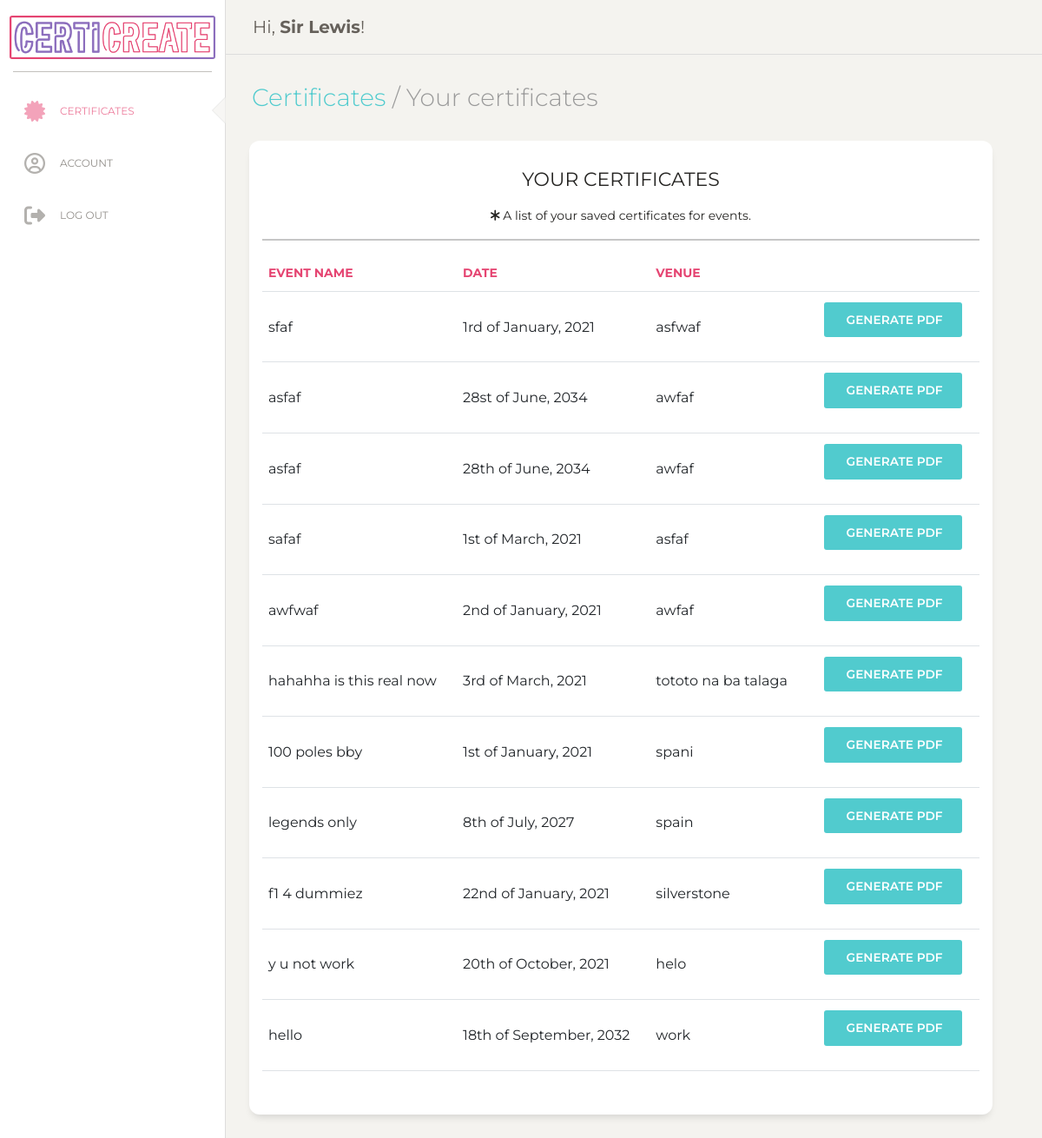
The app's page /viewcerts.php (signed in) with its own data.
### tables this page shows
CREATE TABLE `organizers` (
  `id` int(11) NOT NULL,
  `fname` varchar(255) NOT NULL,
  `lname` varchar(255) NOT NULL,
  `email` varchar(255) NOT NULL,
  `password` varchar(255) NOT NULL
);

CREATE TABLE `certificates` (
  `certid` int(11) NOT NULL,
  `eventname` varchar(255) NOT NULL,
  `eventdate` varchar(255) NOT NULL,
  `orgid` int(11) DEFAULT NULL,
  `venue` varchar(255) DEFAULT NULL,
  `organizer1` varchar(255) DEFAULT NULL,
  `organizer2` varchar(255) DEFAULT NULL,
  `organizer3` varchar(255) DEFAULT NULL,
  `signatory1` varchar(255) NOT NULL
);

### db/dbFunction.php (called while the page is built, shortened)
<?php
    class dbFunction {
    public $conn;
    function __construct($db){
        $this->conn = $db;
    }
        public function details($sql){
            $stmt = $this->conn->prepare($sql);
            $stmt->execute();
            $row = $stmt->fetch(PDO::FETCH_ASSOC);
            return $row;
        }
        function viewCerts($id){
            $sql = "SELECT * FROM certificates WHERE orgid = '".$id."'";
            $stmt = $this->conn->prepare($sql);
            $stmt->execute();
            return $stmt;
        }
    }
?>

### viewcerts.php (the view, shortened to what this page needs)
<?php
include ('db/dbcon.php');
include_once('db/dbFunction.php');
$database = new Database();
$db = $database->getConnection();
$funObj = new dbFunction($db);
$sql = "SELECT * FROM organizers WHERE id = '".$_SESSION['user']."'";
$row = $funObj->details($sql);
?>
<html lang="en">
<head>
<link href="https://cdn.jsdelivr.net/npm/bootstrap@5.0.0-beta3/dist/css/bootstrap.min.css" rel="stylesheet">
  <link href="https://maxcdn.bootstrapcdn.com/font-awesome/latest/css/font-awesome.min.css" rel="stylesheet">
  <link href="./assets/css/style.css" rel="stylesheet" />
  <link href="./assets/css/bootstrap.min.css" rel="stylesheet" />
  <link href="./assets/css/paper-dashboard.css?v=2.0.1" rel="stylesheet" />
  <link href="./assets/demo/demo.css" rel="stylesheet" />
</head>
<body class="bgbody">
  <div class="wrapper ">
    <div class="sidebar" data-color="white">
      <div class="logo">
        <a href="/" class="simple-text logo-normal">
          <div>
            <img src="../ojt/assets/img/logo.png">
          </div>
        </a>
      </div>
      <div class="sidebar-wrapper">
        <ul class="nav">
          <li class="active">
            <a href="../ojt/certs.php">
              <i class="fas fa-certificate"></i>
              <p>Certificates</p>
            </a>
          </li>
          <li>
            <a href="../ojt/account.php">
              <i class="far fa-user-circle"></i>
              <p>Account</p>
            </a>
          </li>
          <li>
            <a href="logout.php">
          <i class="fas fa-sign-out-alt"></i>
              <p>Log out</p>
            </a>
          </li>
        </ul>
      </div>
    </div>
    <div class="main-panel" style="height: 100vh;">
      <nav class="navbar navbar-expand-lg navbar-absolute fixed-top navbar-transparent">
        <div class="container-fluid">
          <div class="navbar-wrapper">
            <a class="navbar-brand" href="javascript:;">Hi, <b><?php echo $row['fname']; ?></b>!</a>
          </div>
        </div>
      </nav>
      <div class="content">
        <div class="row">
          <div class="col-md-12">
            <h3 class="description"><a href="../ojt/certs.php" title="Click to go back to account overview.">Certificates</a> / Your certificates</h3>
          </div>
          <div class="row">
            <div class="col-md-12">
              <div class="card text-center">
                <div class="card-header">
                </div>
                <div class="card-body">
                 <div id="certlist" style="display: block;" class="answer_list" >
                  <h5>YOUR CERTIFICATES</h5>
                  <p>
                    <i class="fas fa-asterisk"></i> A list of your saved certificates for events.
                  </p>
                  <hr>
                        <?php
                            $id =  $_SESSION['user'];
                            $cert = $funObj->viewCerts($id);
                            if(!$cert){
                              echo "<label> There are no certificates here... </label>";
                            }else{
                              echo ' <div id="accordion">
                                        <table class="table table-hover text-custom">
                                        <thead class="text-custom">
                                        <tr>
                                          <th scope="col">EVENT NAME</th>
                                          <th scope="col">DATE</th>
                                          <th scope="col">VENUE</th>
                                          <th scope="col"></th>
                                        </tr>
                                      </thead>
                                      <tbody>';
                              while ($certrow = $cert->fetch(PDO::FETCH_ASSOC)) {
                                extract($certrow);
                                echo ' <tr data-toggle="collapse" data-target="#collapse'.$certrow['certid'].'" class="collapse-row collapsed accordion-toggle" title="ℹ Click row for details">
                                <td>'.$certrow['eventname'].'</td>';
                                echo '<td>'.$certrow['eventdate'].'</td>';
                                echo '<td>'.$certrow['venue']. '<td>';
                                echo '<td colspan="2">
                            <form class="form-inline" method="get" target="_blank" action="generatepdftry.php">
                              <a type="submit" id="certid" name="pdf_report_generate" class="btn btn-primary" href="generatepdftry.php?='.$certrow['certid'].'"><i class="fa fa-pdf"" aria-hidden="true"></i>
                              Generate PDF</a>
                              </form>
                          </td>
                        </tr>
                        <div id="collapse'.$certrow['certid'].'" class="accordion-body collapse in">
                        <tr>
                            <td colspan="4">
                              <table class="table table-borderless">
                                <tbody>
                                  <tr>
                                    <th scope="col">EVENT NAME</th>
                                    <td>'.$certrow['eventname'].'</td>
                                  </tr>
                                  <tr>
                                    <th scope="row">DATE</th>
                                    <td>'.$certrow['eventdate'].'</td>
                                  </tr>
                                  <tr>
                                    <th scope="row">VENUE</th>
                                    <td>'.$certrow['venue']. '</td>
                                  </tr>
                                  <tr>
                                    <th scope="row">ORGANIZER/S OR SIGNATORIES</th>
                                    <td>'.$certrow['organizer1']. '<br>'
                                    .$certrow['organizer2'].'<br>'
                                    .$certrow['organizer3'].'
                                    </td>
                                  </tr>
                                  <tr>
                                    <th scope="row">SIGNATORY IMAGES</th>';
                                  echo '</tr>
                                  <tr>
                                    <th scope="row">REGISTRATION LINK</th>
                                    <td>
                                    <input type="text" id="country" name="country" value="localhost/ojt/participantsform.php?certid='.$certrow['certid'].'" readonly>
                                    <label>Double click to highlight.</label>
                                    </td>
                                  </tr>
                                </tbody>
                              </table>
                            </td>
                        </tr>';
                              }
                        echo '</div>
                         </tbody>
                    </table>
                    </div>';
                            }
                          ?>
                 </div>
                  </div>
                <div class="card-footer text-muted">
                </div>
              </div>
            </div>
          </div>
        </div>
      </div>
    </div>
  </div>
</body>
</html>

### assets/css/style.css (style rules this page uses)
.active a, .active i { color: #e54572 !important; }
.card { font-family: Montserrat; }
.text-custom { color: #e54572; }
.bgbody { background-color: #f4f3ef; }

### records on screen
organizers: fname "Sir Lewis"
certificates: eventname "sfaf", eventdate "1rd of January, 2021", venue "asfwaf"
certificates: eventname "asfaf", eventdate "28st of June, 2034", venue "awfaf"
certificates: eventname "asfaf", eventdate "28th of June, 2034", venue "awfaf"
certificates: eventname "safaf", eventdate "1st of March, 2021", venue "asfaf"
certificates: eventname "awfwaf", eventdate "2nd of January, 2021", venue "awfaf"
certificates: eventname "hahahha is this real now", eventdate "3rd of March, 2021", venue "tototo na ba talaga"
certificates: eventname "100 poles bby", eventdate "1st of January, 2021", venue "spani"
certificates: eventname "legends only", eventdate "8th of July, 2027", venue "spain"
certificates: eventname "f1 4 dummiez", eventdate "22nd of January, 2021", venue "silverstone"
certificates: eventname "y u not work", eventdate "20th of October, 2021", venue "helo"
certificates: eventname "hello", eventdate "18th of September, 2032", venue "work"
